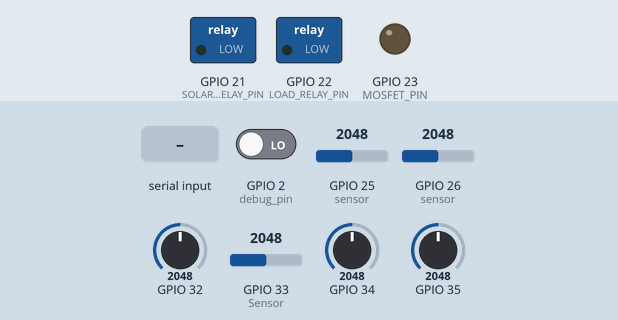
Bench run of a sketch on a simulated ESP32. Parts: switched loads named in the sketch (green lamp = pin HIGH), output pins drawn as LEDs (lit = HIGH). Inputs (shaded band) come from the test bench; at power-on: GPIO 2 (debug_pin) LOW, GPIO 25 (sensor) = 2048, GPIO 26 (sensor) = 2048, GPIO 32 = 2048, GPIO 33 (Sensor) = 2048, GPIO 34 = 2048, GPIO 35 = 2048. What the sketch prints to the serial monitor is not drawn.

Above: at 0.24 s.
At 1.2 s:
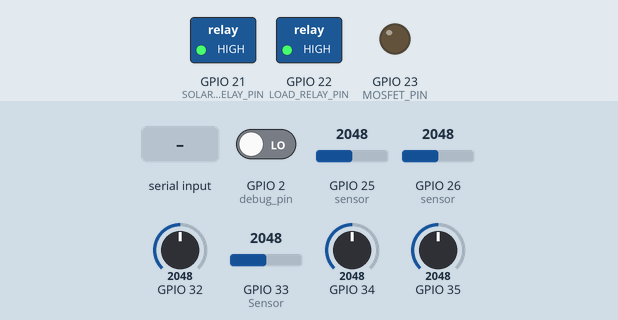
1.3 s: "T\n" received over Serial
2.9 s: "d90\n" received over Serial
4.9 s: "d,45\n" received over Serial
Timing chart, 0 to 7.9 s (numbered marks = the images above; inputs shaded):
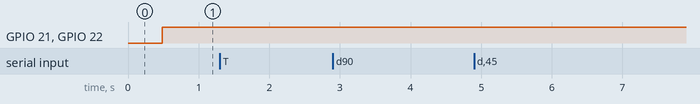

The sketch:

Solar_Management_System_SerialControl.ino
```cpp
#define SOLAR_RELAY_PIN 21 // Pin connected to the relay for solar side
#define LOAD_RELAY_PIN 22  // Pin connected to the relay for load side
#define MOSFET_PIN 23       // Pin connected to the gate of P-channel MOSFET

int Vsensor1, Vsensor2, Vsensor3, temp, X;
float voltage1, voltage2, voltage3, temp1,milliVolt;
float r1 = 47000.0;
float r2 = 33000.0;
unsigned int x = 0;
float AcsValue = 0.0, Samples = 0.0, AvgAcs = 0.0, AcsValueF = 0.0;
float AcsValue1 = 0.0, Samples1 = 0.0, AvgAcs1 = 0.0, AcsValueF1 = 0.0;

//PWM paarameters
const int freq = 5000;
const int ledChannel = 0;
const int resolution = 8;

// Thresholds for various parameters
float MIN_BATTERY_VOLTAGE = 11.5; // Minimum battery voltage
float MAX_BATTERY_VOLTAGE = 12.4; // Maximum battery voltage
float MAX_SOLAR_CURRENT = 0.1;    // Maximum current from solar panel
float MAX_LOAD_CURRENT = 10.0;    // Maximum current for load
float MAX_TEMPERATURE = 50.0;     // Maximum temperature in Celsius

bool debugMode = false; // Debug mode flag

void setup()
{
  pinMode(34, INPUT);
  pinMode(35, INPUT);
  pinMode(32, INPUT);
  pinMode(33, INPUT);
  pinMode(25, INPUT);
  pinMode(26, INPUT);
  pinMode(2,  INPUT);                //debug pin
  pinMode(SOLAR_RELAY_PIN, OUTPUT);
  pinMode(LOAD_RELAY_PIN, OUTPUT);
  pinMode(MOSFET_PIN, OUTPUT);

  // configure LED PWM functionalitites
  ledcSetup(ledChannel, freq, resolution);

  // attach the channel to the GPIO to be controlled
  ledcAttachPin(MOSFET_PIN, ledChannel);

  Serial.begin(9600);
  Serial.println(" Solar Management System V 1.0.0 ");


}

void loop()
{

  Vsensor1 = analogRead(34); //Solar Pannel
  Vsensor2 = analogRead(35); //Battery
  Vsensor3 = analogRead(32); //Dc Load
  temp = analogRead(33);     //Temprature Sensor

  voltage1 = Vsensor1 * (3.30 / 4096.0) * ((r1 + r2) / r2);
  voltage2 = Vsensor2 * (3.30 / 4096.0) * ((r1 + r2) / r2);
  voltage3 = Vsensor3 * (3.30 / 4096.0) * ((r1 + r2) / r2);

  for (int x = 0; x < 150; x++)
  {                                   //Get 150 samples
    AcsValue = analogRead(25);        //Read current sensor values
    AcsValue1 = analogRead(26);       //Read current sensor values
    Samples = Samples + AcsValue;
    Samples1 = Samples1 + AcsValue1;  //Add samples together
    delay(3);                         // let ADC settle before next sample 3ms
  }

  AvgAcs = Samples / 150.0;           //Taking Average of Samples
  AvgAcs1 = Samples1 / 150.0;         //Taking Average of Samples

  //((AvgAcs * (5.0 / 1024.0)) is converitng the read voltage in 0-5 volts
  //0.100v(100mV) is rise in output voltage when 1A current flows at input

  AcsValueF = (2.5 - (AvgAcs * (3.30 / 4096.0))) / 0.100;
  AcsValueF1 = (2.5 - (AvgAcs1 * (3.30 / 4096.0))) / 0.100;

  milliVolt = temp * (3300/4096);
  // convert the voltage to the temperature in °C
  temp1 = milliVolt / 10;

  // Control logic for overvoltage, undervoltage, overcurrent, and temperature protection
  if (voltage2 > MAX_BATTERY_VOLTAGE || voltage1 > MAX_BATTERY_VOLTAGE || voltage3 > MAX_BATTERY_VOLTAGE ||
      voltage2 < MIN_BATTERY_VOLTAGE || AcsValueF > MAX_SOLAR_CURRENT || AcsValueF1 > MAX_LOAD_CURRENT || temp1 > MAX_TEMPERATURE)
  {
    if (debugMode)
    {
      Serial.println("System Protection Triggered!");
      Serial.println("Turning off relays and MOSFET...");
    }
    digitalWrite(SOLAR_RELAY_PIN, HIGH); // Turn off solar relay
    digitalWrite(LOAD_RELAY_PIN, HIGH);  // Turn off load relay
    ledcWrite(ledChannel, 0);         // Set PWM to 0 to disable charging current
  }
  else
  {
    if (debugMode)
    {
      Serial.println("System Running Normally.");
    }
    // Control logic for solar side relay based on battery voltage and solar panel voltage
    if (voltage2 < MAX_BATTERY_VOLTAGE && voltage1 > voltage2)
    {
      digitalWrite(SOLAR_RELAY_PIN, LOW);                           // Turn on solar relay to allow charging
      ledcWrite(ledChannel, map(voltage1, voltage2, 20, 0, 255));   // Control charging current using PWM

    }
    else
    {
      digitalWrite(SOLAR_RELAY_PIN, HIGH); // Turn off solar relay to stop charging
      ledcWrite(ledChannel, 0);         // Set PWM to 0 to disable charging current
    }

    // Control logic for load side relay based on battery voltage and load current
    if (voltage2 > MIN_BATTERY_VOLTAGE && AcsValueF1 < MAX_LOAD_CURRENT)
    {
      digitalWrite(LOAD_RELAY_PIN, LOW); // Turn on load relay to supply power to load
    }
    else
    {
      digitalWrite(LOAD_RELAY_PIN, HIGH); // Turn off load relay to prevent over-discharging or overload
    }

    if ( AcsValueF > MAX_SOLAR_CURRENT )
    {
      digitalWrite(LOAD_RELAY_PIN, HIGH); // Turn on solar relay
      ledcWrite(ledChannel, 0);         // Set PWM to 0 to disable charging current
    }
    else
    {
      digitalWrite(LOAD_RELAY_PIN, LOW); // Turn off solar relay
    }

  }

 // Debug mode control via Serial commands

  if (Serial.available() > 0) {
    char command = Serial.read();
    if (command == 'd' || command == 'D' || digitalRead(2) == HIGH) {
      debugMode = !debugMode;
      if (debugMode) {
        Serial.println("Debug mode enabled.");
      } else {
        Serial.println("Debug mode disabled.");
      }
    } else if (command == 's' || command == 'S') {

      // Send sensor readings
      printSensorReadings(voltage1, voltage2, voltage3, AcsValueF, AcsValueF1, temp1);


    }
    else if (command == 't' || command == 'T') {
      // Change threshold values
      changeThresholdValues();

    }
  }

    Samples = 0;
    Samples1 = 0;

}

void printSensorReadings(float solarPanelVoltage, float batteryVoltage, float loadVoltage, float solarCurrent, float loadCurrent, float temperature) {

  Serial.println("Sensor Readings:");
  Serial.print("Solar Panel Voltage: "); Serial.print(solarPanelVoltage); Serial.println(" V");
  Serial.print("Battery Voltage: "); Serial.print(batteryVoltage); Serial.println(" V");
  Serial.print("Load Voltage: "); Serial.print(loadVoltage); Serial.println(" V");
  Serial.print("Solar Current: "); Serial.print(solarCurrent); Serial.println(" A");
  Serial.print("Load Current: "); Serial.print(loadCurrent); Serial.println(" A");
  Serial.print("Temperature: "); Serial.print(temperature); Serial.println(" °C");


}

void changeThresholdValues()
{

  Serial.println("Enter new threshold values (Format: minBattery,maxBattery,maxSolarCurrent,maxLoadCurrent,maxTemperature):");

  String input = Serial.readStringUntil('\n');
  int pos = input.indexOf(',');
  if (pos != -1)
  {
    String minBatteryStr = input.substring(0, pos);
    input.remove(0, pos + 1);
    pos = input.indexOf(',');
    if (pos != -1)
    {
      String maxBatteryStr = input.substring(0, pos);
      input.remove(0, pos + 1);
      pos = input.indexOf(',');
      if (pos != -1)
      {
        String maxSolarCurrentStr = input.substring(0, pos);
        input.remove(0, pos + 1);
        pos = input.indexOf(',');
        if (pos != -1)
        {
          String maxLoadCurrentStr = input.substring(0, pos);
          input.remove(0, pos + 1);
          String maxTemperatureStr = input;

          // Convert strings to floats
          MIN_BATTERY_VOLTAGE = minBatteryStr.toFloat();
          MAX_BATTERY_VOLTAGE = maxBatteryStr.toFloat();
          MAX_SOLAR_CURRENT = maxSolarCurrentStr.toFloat();
          MAX_LOAD_CURRENT = maxLoadCurrentStr.toFloat();
          MAX_TEMPERATURE = maxTemperatureStr.toFloat();

          Serial.println("Threshold values updated.");
          return;
        }
      }
    }
  }
}
```

Measured:
- after the input at 1.3 s, every drawn part: stays the same
- after the input at 2.9 s, every drawn part: stays the same
- after the input at 4.9 s, every drawn part: stays the same
